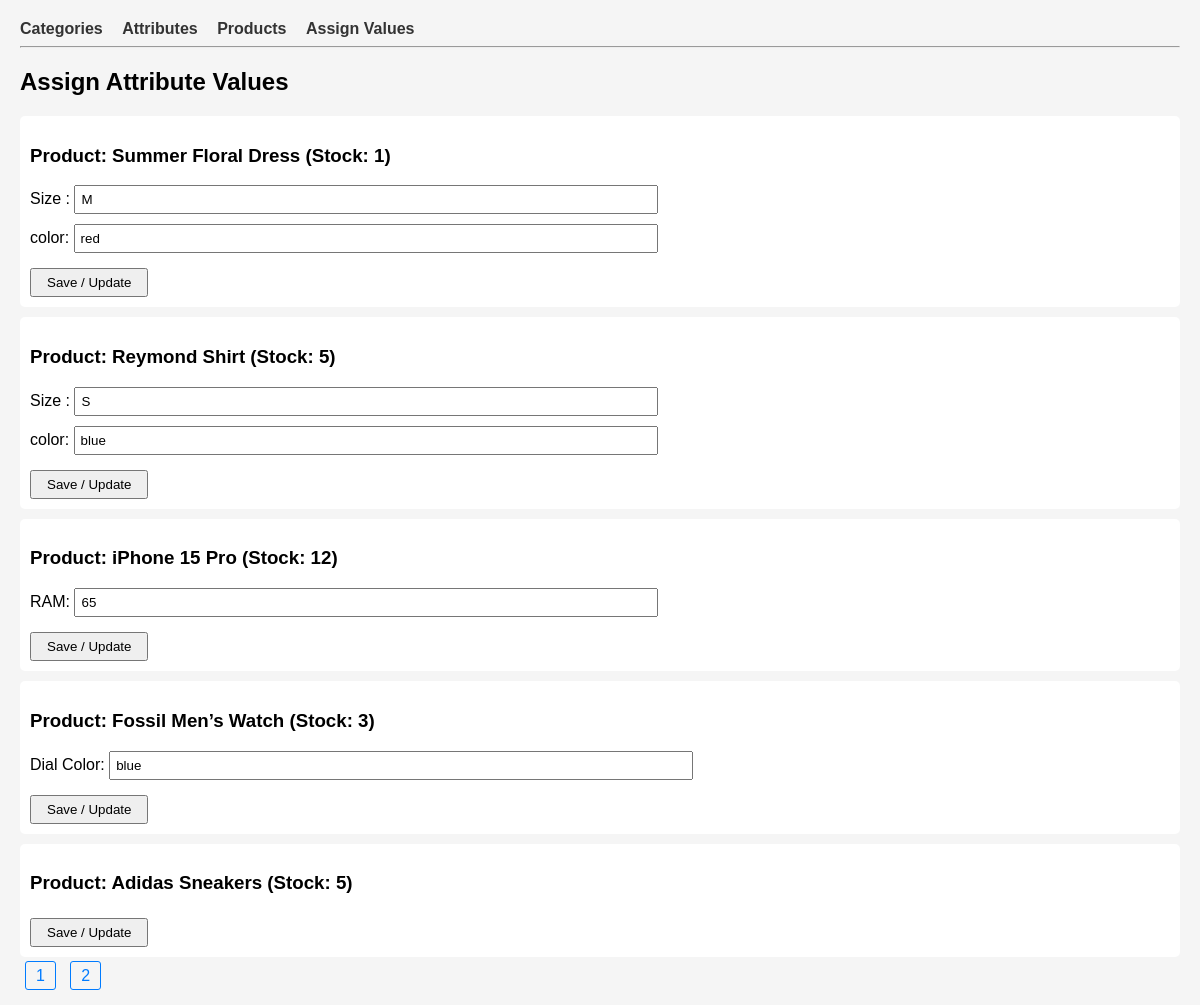
The app's page /values with its own data.
### models.py (models this page shows)
class Product(db.Model):
    id = db.Column(db.Integer, primary_key=True)
    name = db.Column(db.String(50))
    price = db.Column(db.Float)
    stock = db.Column(db.Integer, default=0)
    category_id = db.Column(db.Integer, db.ForeignKey('category.id'))
    attribute_values = db.relationship('AttributeValue', backref='product', lazy=True)

class Attribute(db.Model):
    id = db.Column(db.Integer, primary_key=True)
    name = db.Column(db.String(50))
    data_type = db.Column(db.String(20))
    category_id = db.Column(db.Integer, db.ForeignKey('category.id'))

class AttributeValue(db.Model):
    id = db.Column(db.Integer, primary_key=True)
    product_id = db.Column(db.Integer, db.ForeignKey('product.id'))
    attribute_id = db.Column(db.Integer, db.ForeignKey('attribute.id'))
    value = db.Column(db.String(50))

### app.py (the view)
@app.route('/values')
def values():
    page = request.args.get('page', 1, type=int)
    per_page = 5
    all_products = Product.query.paginate(page=page, per_page=per_page)
    return render_template('assign_values.html', products=all_products)

### templates/assign_values.html (shortened to what this page needs)
{% extends 'base.html' %}
{% block content %}
<h2>Assign Attribute Values</h2>
{% for product in products.items %}
<div class="attribute-block">
    <h3>Product: {{ product.name }} (Stock: {{ product.stock }})</h3>
    <form method="POST" action="{{ url_for('assign_value') }}">
        {% for attr in product.category.attributes %}
            <label>{{ attr.name }}:</label>
            <input type="text" name="value_{{ attr.id }}"
                   value="{% for v in product.attribute_values if v.attribute_id==attr.id %}{{ v.value }}{% endfor %}">
            <br>
        {% endfor %}
        <button type="submit">Save / Update</button>
    </form>
</div>
{% endfor %}
<div class="pagination">
{% for page_num in products.iter_pages() %}
    {% if page_num %}
        <a href="{{ url_for('values', page=page_num) }}">{{ page_num }}</a>
    {% else %}
        ...
    {% endif %}
{% endfor %}
</div>
{% endblock %}

### templates/base.html (style rules this page uses)
body { font-family: Arial, sans-serif; margin: 20px; background:#f5f5f5; }
.pagination a { margin:0 5px; text-decoration:none; padding:5px 10px; border:1px solid #007bff; border-radius:3px; color:#007bff; }
input, select { padding:5px; margin-bottom:10px; width:50%; }
button { padding:5px 15px; margin-top:5px; }
.attribute-block { background:#fff; padding:10px; margin-bottom:10px; border-radius:5px; }

### records on screen
Product: name "Summer Floral Dress", stock "1"
Attribute: name "Size"
AttributeValue: value "M"
Attribute: name "color"
AttributeValue: value "red"
Product: name "Reymond Shirt", stock "5"
AttributeValue: value "S"
AttributeValue: value "blue"
Product: name "iPhone 15 Pro", stock "12"
Attribute: name "RAM"
AttributeValue: value "65"
Product: name "Fossil Men’s Watch", stock "3"
Attribute: name "Dial Color"
AttributeValue: value "blue"
Product: name "Adidas Sneakers", stock "5"

### other values on screen
{{ page_num }} "1" "2"
